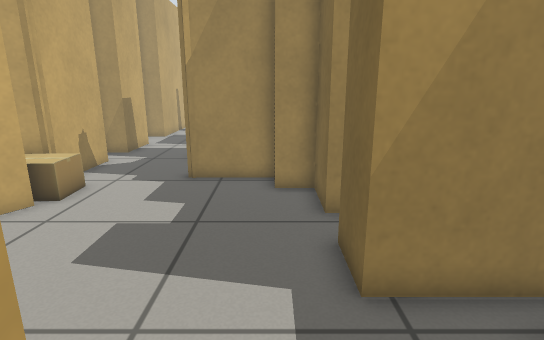
[1] (above)

16 first-person views from a walk through a robot-simulator world made for Gazebo. The camera is 0.85 m above the floor, tilts 14° down and sees 80° across. The floor is counted in squares, 0.25 m on a side. Each view is taken from the middle of a square. On the plan, view 1 faces up. The plan holds only what a view shows up to about 20 squares ahead; the rest is blank. The place goes on beyond the plan. The robots in the file are not drawn.

[2]
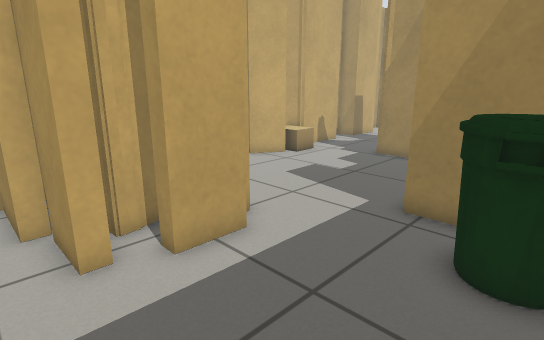

[3]
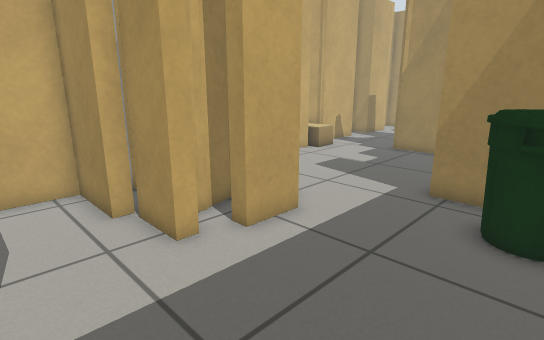

[4]
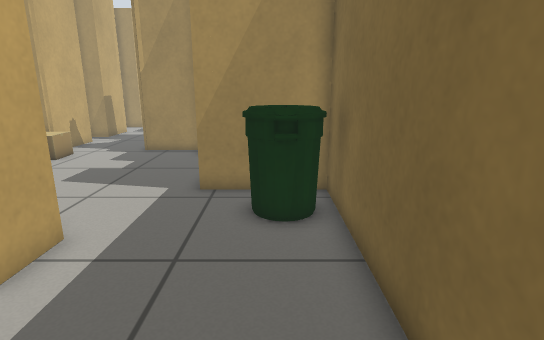

[5]
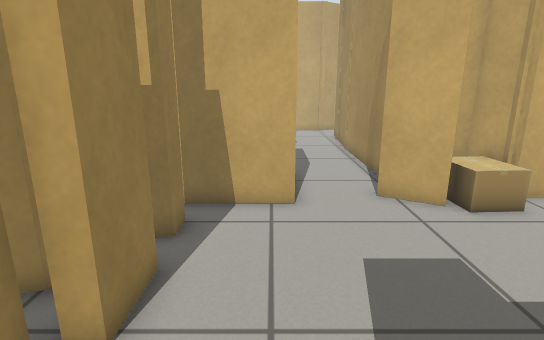

[6]
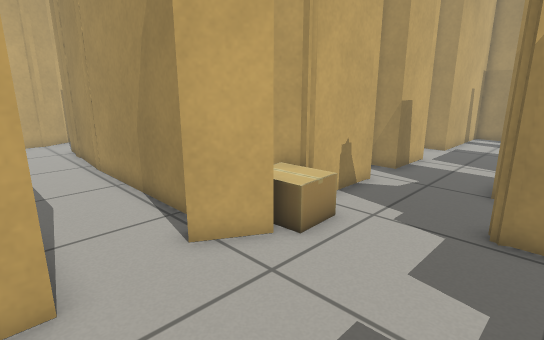

[7]
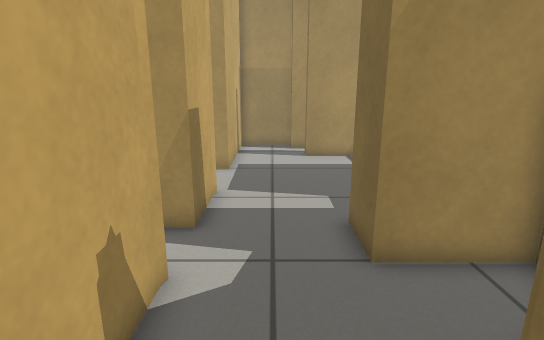

[8]
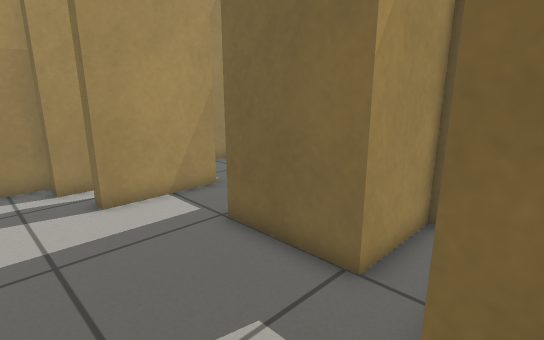

[9]
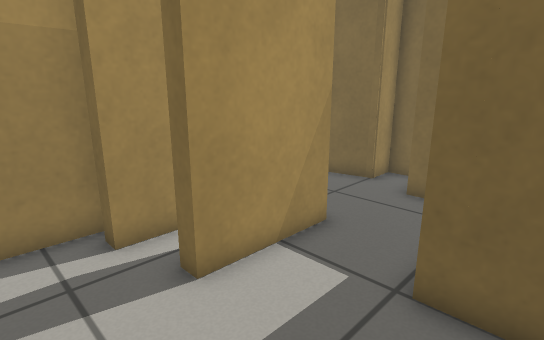

[10]
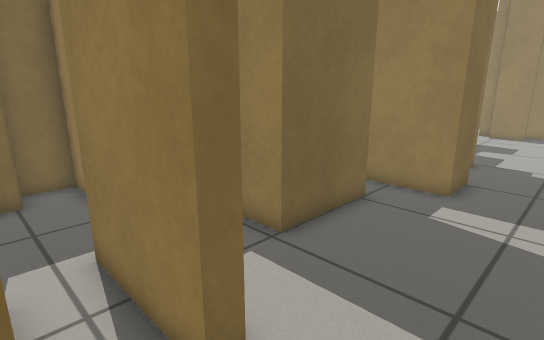

[11]
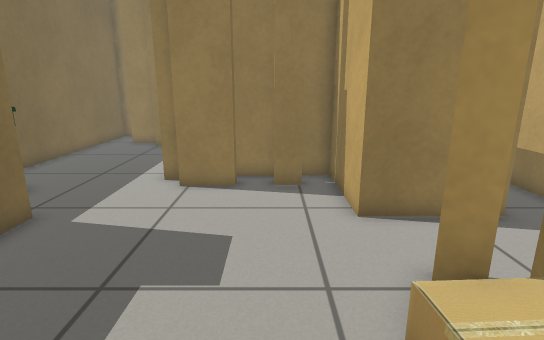

[12]
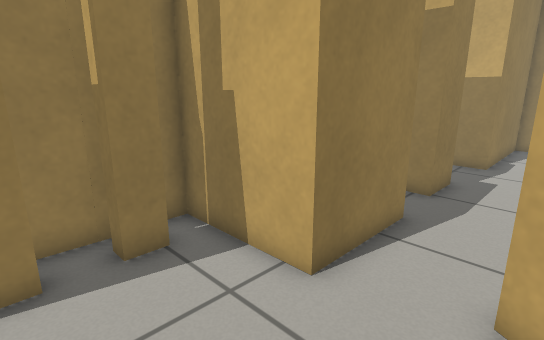

[13]
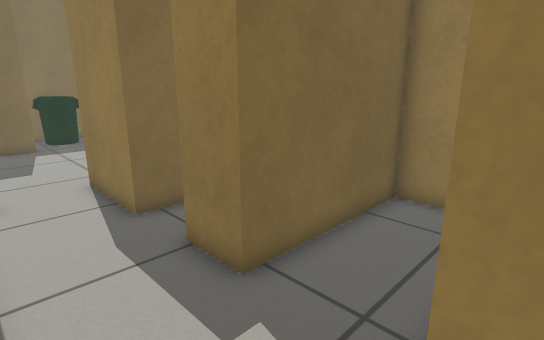

[14]
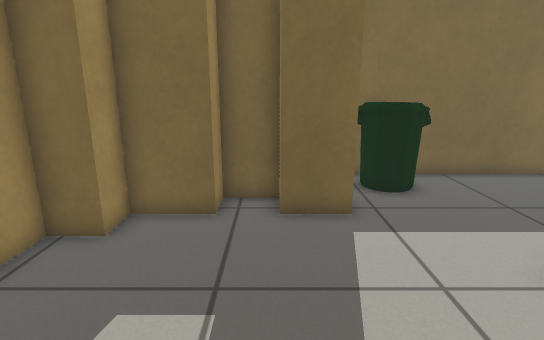

[15]
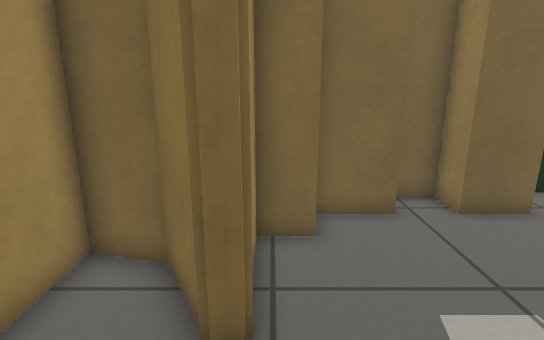

[16]
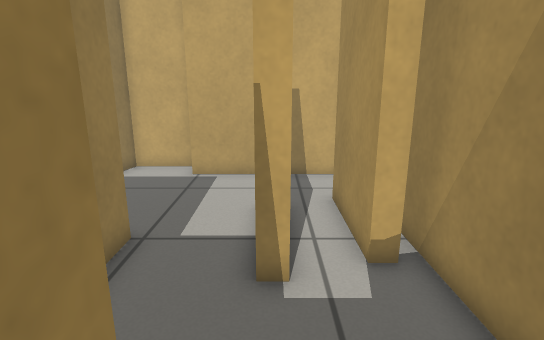

### Floor plan
Key: @ floor where view 1 was taken; # wall or solid block; . floor; B cardboard box; T thing the floor can be seen under or through; I bin.
Columns run from 26 left of view 1 to 6 right of it. Each row starts with its distance up from view 1.
 30                   ####  #######
 29                   #..#####....#
 28                   #...........###
 27                   #...####......#
 26                   #..........####
 25                   #..........
 24                  ##.....###
 23                  #......#
 22                  #......#
 21                  ##.....#
 20                   #.....####
 19                   #........
 18                  ##...####
 17                   ....##
 16                   ....####
 15                   #......#
 14                   #.....##
 13                   #....###
 12                  ##....####
 11                  #BB......##
 10                  TBB....... #
  9 #..#####          TT....... ##
  8 #......########TTTT..........#
  7 #...........................##
  6 #.......................... ##
  5 ########...##..####........######
  4        #..###..#  ##..........II#
  3         ..###..#   #.........III#
  2         ..# #.     ######....III#
  1         ..# #     #    ###......#
  0         ..#       # ######@.....#
 -1         ..#            ###......#
 -2          ##            ###......#
 -3                    ######.......#
 -4                    #............#
 -5                    #............#
 -6                      ..  .. ....#

Where each view was taken, in squares from view 1:
view 1: 0 up, 0 right, facing up
view 2: 4 down, 5 right, facing up-left
view 3: 6 down, 5 right, facing up-left
view 4: 6 down, 4 right, facing up
view 5: 4 up, 2 right, facing left
view 6: 4 up, 2 left, facing up-left
view 7: 10 up, 6 left, facing up
view 8: 17 up, 7 left, facing up-right
view 9: 22 up, 7 left, facing up-right
view 10: 29 up, 7 left, facing down-right
view 11: 13 up, 5 left, facing down
view 12: 8 up, 3 left, facing down-left
view 13: 8 up, 20 left, facing down-right
view 14: 7 up, 7 left, facing right
view 15: 12 up, 7 left, facing right
view 16: 27 up, 5 right, facing left
